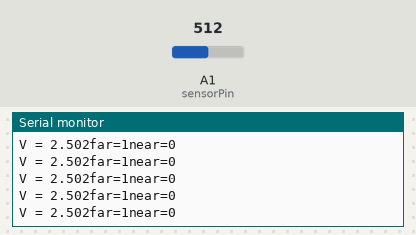
This sketch was run on a simulated Arduino Uno, built with avr-gcc and run on an emulated ATmega328P. Shown: the last lines printed to the serial monitor. The inputs (shaded band) are chosen by the test bench; at power-on: A1 (sensorPin) = 512.

Above: at 1.2 s.
1.3 s: A1 (sensorPin) set to 716
At 2.0 s:
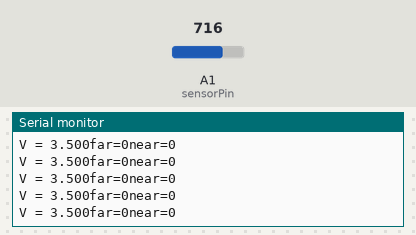
2.8 s: A1 (sensorPin) set to 900
At 3.8 s:
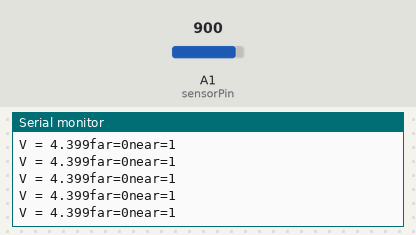
Timing chart, 0 to 5.8 s (numbered marks = the images above; inputs shaded):
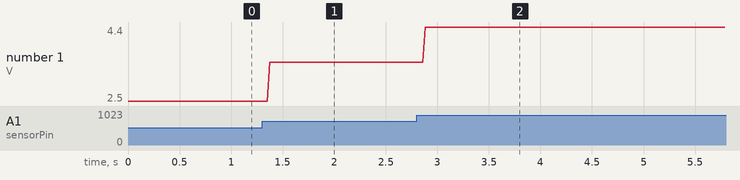

The sketch:

BeaconSensor.ino
```cpp
/*
    detects far beacon using absolute voltage level
    - near beacon: ~5.0 V at the sensor
    - far beacon:  ~2.2 V at the sensor
    - Nose / ambient: a few hundred mV
*/

const int sensorPin = A1;        //  analog input from the Schmitt trigger


// voltage bounds
const float FAR_MIN_V  = 1.5;    // lower bound around the ~2.2 V far beacon
const float FAR_MAX_V  = 3.0;    // upper bound around the ~2.2 V far beacon
const float NEAR_MIN_V = 4.0;    // lower bound around the ~5.0 V near beacon
const float NEAR_MAX_V = 5.2;    // upper bound around the ~5.0 V near beacon

volatile bool facingFarBeacon  = false;   // true when aligned with far beacon
volatile bool facingNearBeacon = false;   // true when aligned with near beacon

volatile bool finishedRotating = false;

void setup() {
  Serial.begin(9600);
  pinMode(sensorPin, INPUT);
}

void loop() {
    if (!finishedRotating) {
        int raw = analogRead(sensorPin); //0-1023

        float voltage = (raw * 5.0) / 1023.0; //convert to volts

        bool isFarBeacon  = (voltage >= FAR_MIN_V  && voltage <= FAR_MAX_V);
        bool isNearBeacon = (voltage >= NEAR_MIN_V && voltage <= NEAR_MAX_V);

        facingFarBeacon  = isFarBeacon && !isNearBeacon;
        facingNearBeacon = isNearBeacon;

        Serial.print("V = ");
        Serial.print(voltage, 3);
        Serial.print("far=");
        Serial.print(facingFarBeacon);
        Serial.print("near=");
        Serial.println(facingNearBeacon);
    }
    else{
        facingFarBeacon  = false;
        facingNearBeacon = false;
    }
    delay(5);
}
```

Measured:
- after the input at 1.3 s, the serial monitor: prints a new line after 0.07 s (image 1)
- after the input at 2.8 s, the serial monitor: prints a new line after 0.08 s (image 2)
- plotted number 1: 2.5 → 3.5 after the input at 1.3 s, 3.5 → 4.4 after the input at 2.8 s
